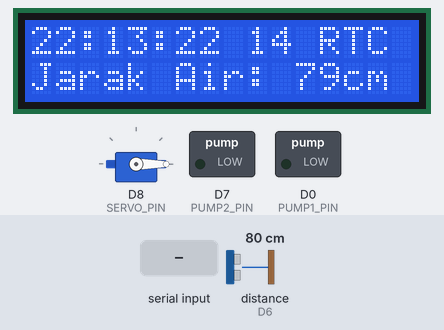
Bench run of a sketch on a simulated ESP8266 (NodeMCU). On the bench: servo, 16×2 character LCD, switched loads named in the sketch (green lamp = pin HIGH). Wiring (inferred from the names in the program): ultrasonic range finder: trigger D5; echo D6. The test bench sets the inputs (shaded band); at power-on: distance to the obstacle (sensor on D6) 80 cm. The echo pulse lasts 58.3 µs per cm; the local clock reads 2024-03-15 10:24:30 at power-on unless the sketch sets it; pins used as bus, display or sensor lines are not drawn; what the sketch prints to the serial monitor is not drawn.

Above: at 2.7 s.
2.8 s: "ganti\n" received over Serial
At 4.4 s:
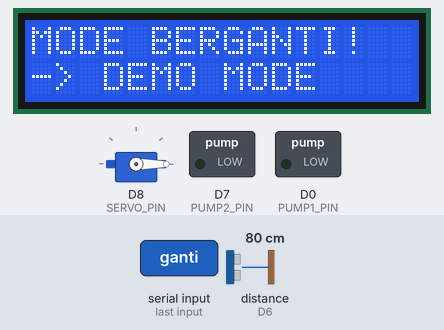
4.7 s: "ganti\n" received over Serial
At 6.9 s:
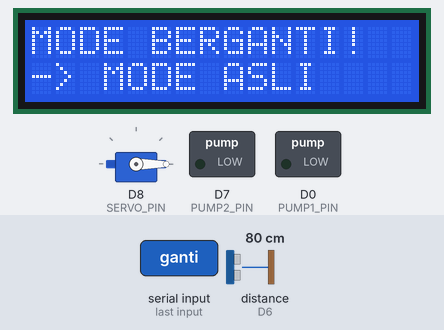
7.7 s: distance to the obstacle (sensor on D6) set to 2 cm
At 9.7 s:
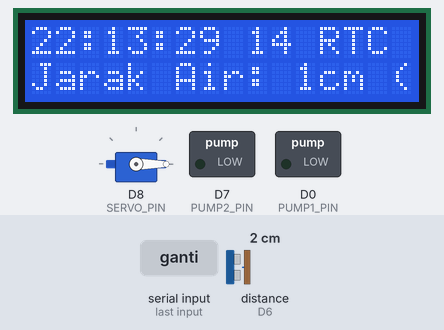
10.8 s: "ganti\n" received over Serial
At 11.5 s:
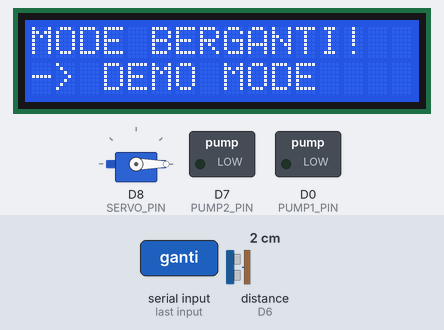
13.9 s: distance to the obstacle (sensor on D6) set to 4 cm
At 15.9 s:
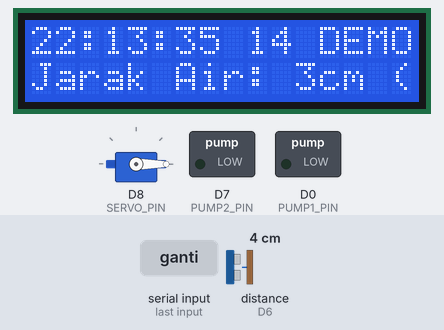
17.0 s: distance to the obstacle (sensor on D6) set to 9 cm
At 18.0 s:
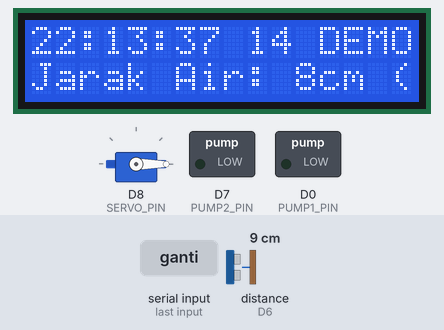
Timing chart, 0 to 20.0 s (numbered marks = the images above; inputs shaded):
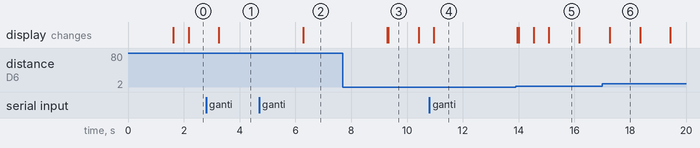

Measured:
- after the input at 2.8 s, the display: changes after 0.46 s (image 1)
- after the input at 4.7 s, the display: changes after 1.6 s (image 2)
- after the input at 10.8 s, the display: changes after 0.15 s (image 4)
- what the display in image 3 shows lasts 1.1 s, from 9.3 s to 10.4 s

The sketch:

fullFIXX.ino
```cpp
#include <Wire.h>
#include <hd44780.h>
#include <hd44780ioClass/hd44780_I2Cexp.h>
#include "RTClib.h"
#include <Servo.h>

const int TRIG_PIN = D5;
const int ECHO_PIN = D6;
const int SERVO_PIN = D8;
const int PUMP1_PIN = D0;
const int PUMP2_PIN = D7;

hd44780_I2Cexp lcd;
RTC_DS3231 rtc;
Servo myservo;

int readUltrasonicDistance();
void runCountdown(const char* actionName);
void checkSchedule(DateTime now, int distance);
void feedFish();
void startKuras();
void controlKurasAir(int distance);
void displayModeStatus();
void displayTimeAndDate(DateTime now);
void displayNormalStatus(int distance);
void serialEvent();

const int JARAK_AIR_HABIS_CM = 12;
const int JARAK_AIR_PENUH_CM = 3;

bool isKurasActive = false;
bool isDemoMode = false;
bool pakanDoneToday = false;
String inputString = "";

void setup() {
  Serial.begin(115200);
  inputString.reserve(10);

  pinMode(PUMP1_PIN, OUTPUT);
  digitalWrite(PUMP1_PIN, LOW);
  pinMode(PUMP2_PIN, OUTPUT);
  digitalWrite(PUMP2_PIN, LOW);

  pinMode(TRIG_PIN, OUTPUT);
  pinMode(ECHO_PIN, INPUT);

  Wire.begin();
  if (!rtc.begin()) {
    Serial.println("Tidak dapat menemukan sensor RTC");
  }
  rtc.adjust(DateTime(F(__DATE__), F(__TIME__))); // UNTUK SETTING WAKTU PERTAMA KALI

  myservo.attach(SERVO_PIN);
  myservo.write(0);
  lcd.begin(16, 2);
  lcd.print("Setup Complete!");
  delay(1500);
  lcd.clear();
  Serial.println("System Ready. Ketik 'ganti' untuk beralih mode.");
  Serial.print("Mode Saat Ini: ");
  Serial.println(isDemoMode ? "DEMO" : "ASLI (RTC)");
}

void loop() {
  DateTime now = rtc.now();
  int distance = readUltrasonicDistance();
  serialEvent();

  if (isKurasActive) {
    controlKurasAir(distance);
    pakanDoneToday = true;
  } else {
    checkSchedule(now, distance);
    displayModeStatus();
    displayTimeAndDate(now);
    displayNormalStatus(distance);
  }
  delay(500);
}

void serialEvent() {
  while (Serial.available()) {
  char inChar = (char)Serial.read();
  inputString += inChar;

    if (inChar == '\n') {
      inputString.trim();
      if (inputString.equalsIgnoreCase("ganti")) {
        isDemoMode = !isDemoMode;
        lcd.clear();
        lcd.setCursor(0, 0);
        lcd.print("MODE BERGANTI!");
        lcd.setCursor(0, 1);
        lcd.print(isDemoMode ? "-> DEMO MODE" : "-> MODE ASLI");
        Serial.print("Mode Diubah ke: ");
        Serial.println(isDemoMode ? "DEMO" : "ASLI (RTC)");
        delay(3000);
        lcd.clear();
      }
      inputString = "";
      }
  }
}

void checkSchedule(DateTime now, int distance) {
    bool isFeedTimeRTC = (now.hour() == 14 && now.minute() == 0 && now.second() == 0);
    bool isFeedTimeDemo = (now.second() == 10);

    if ((isDemoMode && isFeedTimeDemo) || (!isDemoMode && isFeedTimeRTC)) {
        if (!pakanDoneToday) {
            runCountdown("PAKAN IKAN");
            feedFish();
            pakanDoneToday = true;
        }
    }
    if (now.hour() != 14) {
        pakanDoneToday = false;
    }

    bool isKurasTimeRTC = (now.dayOfTheWeek() == 0 && now.hour() == 10 && now.minute() == 0 && now.second() == 0);
    bool isKurasTimeDemo = (now.second() == 20);

    if ((isDemoMode && isKurasTimeDemo) || (!isDemoMode && isKurasTimeRTC)) {
        runCountdown("KURAS AIR");
        startKuras();
    }
}

void runCountdown(const char* actionName) {
    lcd.clear();
    for (int i = 5; i >= 1; i--) {
        lcd.setCursor(0, 0);
        lcd.print(actionName);
        lcd.print("...");

        lcd.setCursor(0, 1);
        lcd.print("MULAI DALAM ");
        lcd.print(i);
        lcd.print(" DETIK!");

        Serial.print(actionName);
        Serial.print(" dalam: ");
        Serial.println(i);

        delay(1000);
    }
    lcd.clear();
    Serial.println("Aksi Dimulai!");
}

void feedFish() {
  Serial.println("Pakan Diberikan!");
  lcd.clear();
  lcd.setCursor(0, 0);
  lcd.print("MEMBERI PAKAN!");
  myservo.write(90);
  delay(500);
  myservo.write(0);
  lcd.clear();
}

void startKuras() {
  if (!isKurasActive) {
    Serial.println("Kuras Dimulai! Pompa 1 ON.");
    isKurasActive = true;
    digitalWrite(PUMP1_PIN, HIGH);
    digitalWrite(PUMP2_PIN, LOW);
    lcd.clear();
  }
}

void controlKurasAir(int distance) {
  if (digitalRead(PUMP1_PIN) == HIGH && distance >= JARAK_AIR_HABIS_CM) {
  digitalWrite(PUMP1_PIN, LOW);
  digitalWrite(PUMP2_PIN, HIGH);
  Serial.println("Air Habis (>=12cm). TRANSISI -> Isi Air (Pompa 2 ON).");
  }
  else if (digitalRead(PUMP2_PIN) == HIGH && distance <= JARAK_AIR_PENUH_CM) {
    digitalWrite(PUMP2_PIN, LOW);
    isKurasActive = false;
    Serial.println("Air Penuh (<=3cm). Siklus Selesai.");

    lcd.clear();
    lcd.setCursor(0, 0);
    lcd.print("SIKLUS SELESAI!");
    delay(3000);
  }
  lcd.setCursor(0, 0);
  if (digitalRead(PUMP1_PIN) == HIGH) {
    lcd.print("MENGURAS AIR...");
  } else if (digitalRead(PUMP2_PIN) == HIGH) {
    lcd.print("ISI AIR...");
  } else {
    lcd.print("PROSES SELESAI");
  }
  lcd.setCursor(0, 1);
  lcd.print("Jarak: "); lcd.print(distance); lcd.print(" cm");
  lcd.print("            ");
}

int readUltrasonicDistance() {
  digitalWrite(TRIG_PIN, LOW);
  delayMicroseconds(2);
  digitalWrite(TRIG_PIN, HIGH);
  delayMicroseconds(10);
  digitalWrite(TRIG_PIN, LOW);
  long duration = pulseIn(ECHO_PIN, HIGH);
  return duration * 0.034 / 2;
}

void displayModeStatus() {
  lcd.setCursor(12, 0);
  lcd.print(isDemoMode ? "DEMO" : "RTC ");
}

void displayTimeAndDate(DateTime now) {
  if (isKurasActive) return;
  lcd.setCursor(0, 0);

  lcd.print(now.hour() < 10 ? "0" : "");
  lcd.print(now.hour());
  lcd.print(":");
  lcd.print(now.minute() < 10 ? "0" : "");
  lcd.print(now.minute());
  lcd.print(":");
  lcd.print(now.second() < 10 ? "0" : "");
  lcd.print(now.second());
  lcd.print(" ");
  lcd.print(now.day() < 10 ? "0" : "");
  lcd.print(now.day());
}

void displayNormalStatus(int distance) {
  if (isKurasActive) return;

  lcd.setCursor(0, 1);
  lcd.print("Jarak Air: ");

  if (distance <= 0 || distance > 300) {
    lcd.print("...");
  } else {
    lcd.print(distance);
    lcd.print("cm");
  }
  lcd.print(" (P1/P2 OFF)");
  lcd.print("   ");
}
```
